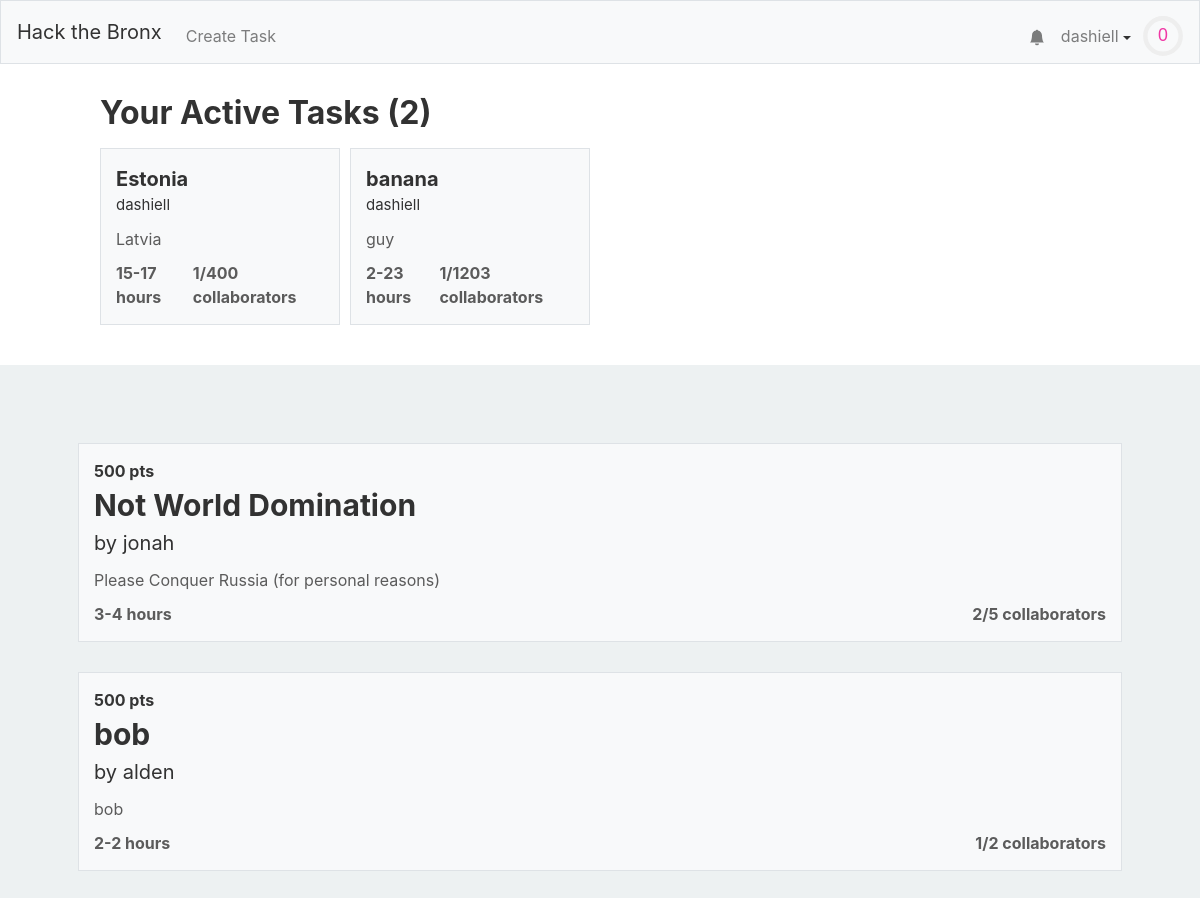
Screenshot of / (signed in) with the database file from the repository.
### tables this page shows
CREATE TABLE "users" (
	"id"	INTEGER NOT NULL UNIQUE,
	"username"	TEXT NOT NULL UNIQUE,
	"hash"	TEXT NOT NULL,
	"tasks"	BLOB,
	"points"	INTEGER NOT NULL DEFAULT 0,
	"numcomplete"	INTEGER NOT NULL DEFAULT 0,
	"notifications"	BLOB,
	PRIMARY KEY("id" AUTOINCREMENT)
);

CREATE TABLE "tasks" (
	"id"	INTEGER NOT NULL UNIQUE,
	"title"	TEXT NOT NULL,
	"description"	TEXT,
	"languages"	BLOB,
	"image"	TEXT,
	"hmin"	INTEGER,
	"hmax"	INTEGER,
	"cmax"	INTEGER,
	"collaborators"	TEXT,
	"creator"	INTEGER,
	PRIMARY KEY("id" AUTOINCREMENT)
);

### application.py (the view)
@app.route("/")
@login_required
def index():
    alltasks = db.execute("SELECT * FROM tasks")
    tasks = []
    other_tasks = []
    for task in alltasks:
        lst = None
        if (task['creator'] == session['user_id'] or session['user_id'] in debyte(task['collaborators'])):
            lst = tasks
        else:
            lst = other_tasks
        creator = get_user_from_id(task['creator'],db)
        task['creator'] = creator["username"]
        task["collaborators-count"] = len(debyte(task['collaborators']))
        task["points"] = calculate_points(task)
        if not (lst == other_tasks and (task["collaborators-count"] == task["cmax"])):
            lst.append(task)
    return render_template("index.html",len=len,active_tasks = tasks,tasks = other_tasks,user=getuser(session, db))

### application.py (called while the page is built)
@app.after_request
def after_request(response):
    response.headers["Cache-Control"] = "no-cache, no-store, must-revalidate"
    response.headers["Expires"] = 0
    response.headers["Pragma"] = "no-cache"
    return response

### helpers.py (called while the page is built)
def login_required(f):
    @wraps(f)
    def decorated_function(*args, **kwargs):
        if session.get("user_id") is None:
            return redirect("/login")
        return f(*args, **kwargs)
    return decorated_function

def debyte(obj):
    return pickle.loads(obj)

def getuser(session, db):
    user =  db.execute("SELECT * FROM users WHERE id = :id", id=session["user_id"])[0]
    user["level"]=int(user['points']**.5//10)
    user["level-progress"] = (user['points']**.5%8)/(((user["level"]+1)*10)**2)
    return user

def get_user_from_id(id, db):
    user =  db.execute("SELECT * FROM users WHERE id = :id", id=id)[0]
    user["level"]=int(user['points']**.5//10)
    user["level-progress"] = (user['points']**.5%8)/(((user["level"]+1)*10)**2)
    return user

def calculate_points(task):
    return 500

### templates/index.html (shortened to what this page needs)
{% extends "layout.html" %}
{% block head %}
    <link href="/static/browse.css" rel="stylesheet">
{% endblock %}
{% block mainnocont %}
	<div class="active-task-wrapper">
		<h1>Your Active Tasks ({{len(active_tasks)}})</h1>
		<div class="active-task-grid">
			{% for task in active_tasks %}
					<a class = "div-link" href="/task/{{task.id}}">
						<div class="atask">
							<span class="task-name">{{ task["title"] }}</span>
							<span class="task-creator">{{ task["creator"] }}</span>
							<span class="task-desc">{{ task["description"] }}</span>
							<div class="task-stats">
								<span class="task-time">{{ task["hmin"] }}-{{ task["hmax"] }} hours</span>
								<span class="task-collaborator-count">{{ task["collaborators-count"] }}/{{ task["cmax"] }} collaborators</span>
							</div>
						</div>
					</a>
			{% endfor %}
		</div>
	</div>
{% endblock %}
{% block main %}
	{% for task in tasks %}
		<a class = "div-link" href="/task/{{task.id}}">
			<div class="task">
				<span class="task-points">{{ task["points"] }} pts</span>
				<span class="task-name">{{ task["title"] }}</span>
				<span class="task-creator">by {{ task["creator"] }}</span>
				<span class="task-desc">{{ task["description"] }}</span>
				<div class="task-stats">
					<span class="task-time">{{ task["hmin"] }}-{{ task["hmax"] }} hours</span>
					<span class="task-collaborator-count">{{ task["collaborators-count"] }}/{{ task["cmax"] }} collaborators</span>
				</div>
			</div>
		</a>
	{% endfor %}
{% endblock %}

### templates/layout.html (shortened to what this page needs)
<!DOCTYPE html>
<html lang="en">
    <head>
        <link href="https://maxcdn.bootstrapcdn.com/bootstrap/4.1.3/css/bootstrap.min.css" rel="stylesheet">
        {% block head %}{% endblock %}
        <link href="/static/styles.css" rel="stylesheet">
    </head>
    <body>
        <nav style = "height: 8vh" class="navbar navbar-expand-md navbar-light bg-light border">
            <a class="navbar-brand" href="/"><span class="red">Hack the Bronx</span></a>
            <div class="collapse navbar-collapse" id="navbar">
                {% if session.user_id %}
                    <ul class="navbar-nav mt-2">
                        <li class="nav-item"><a class="nav-link" href="/taskCreation">Create Task</a></li>
                    </ul>
                    <ul class="navbar-nav ml-auto mt-2">
                        <li style="position: relative; transform:translateX(8px) translateY(7.5px);"class="nav-item"><a class="nav-link" href="/notifications"><svg xmlns="http://www.w3.org/2000/svg" width="16" height="16" fill="currentColor" class="bi bi-bell-fill" viewBox="0 0 16 16">
  <path d="M8 16a2 2 0 0 0 2-2H6a2 2 0 0 0 2 2zm.995-14.901a1 1 0 1 0-1.99 0A5.002 5.002 0 0 0 3 6c0 1.098-.5 6-2 7h14c-1.5-1-2-5.902-2-7 0-2.42-1.72-4.44-4.005-4.901z"/>
</svg></a></li>
                        <li class="nav-item">
                            <div id="user-information-dropdown">
                              <button onclick="showUserDropdown()" id="user-information-dropname" class="nav-link">{{ session.user_name }} <span class="dropdown-caret"></span></button>
                            </div>
                        </li>
                        <li class="nav-item">
                            <div style = "margin-left: -4px;">
                                <svg viewBox="0 0 36 36" style="transform: translateY(8px); width: 40px;">
                                    <path class="level-display-bg"
                                d="M18 2.0845
                                  a 15.9155 15.9155 0 0 1 0 31.831
                                  a 15.9155 15.9155 0 0 1 0 -31.831"
                              />
                                  <path class = "level-display"
                                    d="M18 2.0845
                                      a 15.9155 15.9155 0 0 1 0 31.831
                                      a 15.9155 15.9155 0 0 1 0 -31.831"
                                    fill="none"
                                    stroke="#444";
                                    stroke-width="1";
                                    stroke-dasharray="{{ user["level-progress"] }}, 100";
                                  />
                                  <text x="18" y="22.8" class="level">{{user["level"]}}</text>
                                </svg>
                            </div>
                        </li>
                    </ul>
                {% endif %}
            </div>
        </nav>
        {% block mainnocont %}{% endblock %}
        <main class="container p-5">
            {% block main %}{% endblock %}
        </main>
    </body>
</html>

### static/browse.css (style rules this page uses)
h1,h2,span { color: #323232; }
.task, .atask { margin: 30px 0; background: #F8F9FA; border: 1px solid #DEE2E6; padding: 15px; display: flex; flex-direction: column; transition: .1s; }
.atask { width: 20vw; margin: 0 0; }
.task-name { font-size: 30px; font-weight: bold; }
.task-creator { font-size: 20px; color: #323232; }
.task-desc { color: #5B5B5B; margin: 10px 0; width: 100%; white-space: nowrap; overflow: hidden; text-overflow: ellipsis; }
.task-points, .task-time, .task-collaborator-count { color: #5B5B5B; font-weight: bold; }
.task-points { color: #353535; }
.task-stats { display: flex; justify-content: space-between; width: 100%; }
.atask .task-name { font-size: 20px; }
.atask .task-creator { font-size: 15px; }
.active-task-grid { display: grid; grid-template-columns: repeat(4,1fr); grid-row-gap: 20px; }
.active-task-wrapper { padding: 30px 100px 40px; background: white; width: 100%; }
.active-task-wrapper h1 { font-size: 2em; margin-bottom: .5em; font-weight: bold; }
body { background: #EDF1F2; }

### static/styles.css (style rules this page uses)
#user-information-dropname { background: none; padding: 16px; border: none; cursor: pointer; }
.dropdown-caret { display: inline-block; width: 0; height: 0; vertical-align: middle; content: ""; border-style: solid; border-width: 4px 4px 0; border-right-color: transparent; border-bottom-color: transparent; border-left-color: transparent; }
#user-information-dropname { position: relative; display: inline-block; }
.level { fill: #F037A5; font-family: sans-serif; font-size: 1em; text-anchor: middle; }

### rows the page displays
users: user_name "dashiell"
tasks: title "Estonia", creator "dashiell", description "Latvia", hmin "15", hmax "17", task "1", cmax "400"
tasks: title "banana", creator "dashiell", description "guy", hmin "2", hmax "23", task "1", cmax "1203"
tasks: points "500", title "Not World Domination", creator "jonah", description "Please Conquer Russia (for personal reasons)", hmin "3", hmax "4", task "2", cmax "5"
tasks: points "500", title "bob", creator "alden", description "bob", hmin "2", hmax "2", task "1", cmax "2"

### other values shown
{{ user["level"] }} "0"
{{ len(active_tasks) }} "2"
